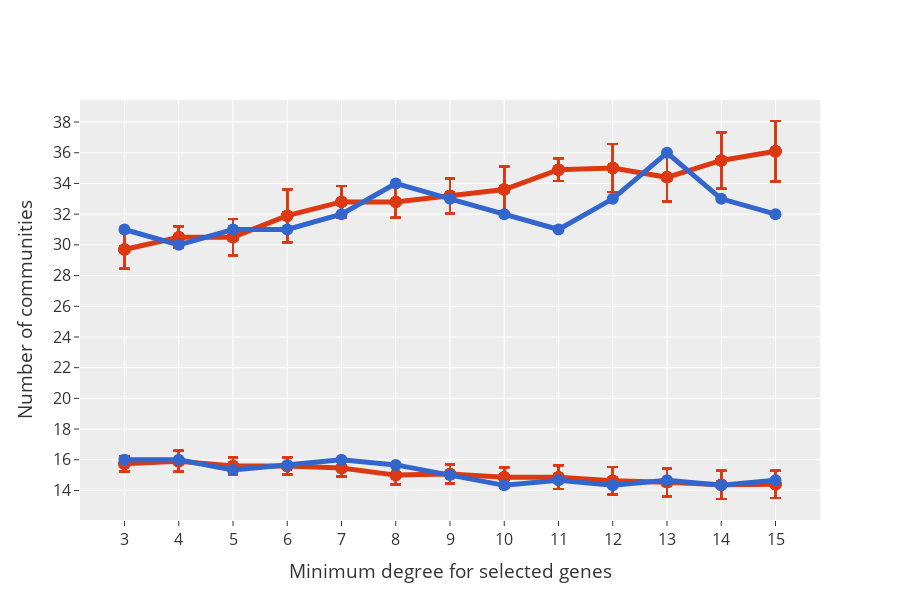

Notebook source saved alongside this figure:
### Markdown cell above
### SBM + Leiden Community size

### Code cell
sbm_fig = sbm_fig.add_traces(leid_fig.data)
sbm_fig = sbm_fig.update_layout(
    legend=dict(
        orientation="h",
        title="Type",
        yanchor="bottom",
        y=1.1,
        xanchor="center",
        x=0.5,
        bgcolor="rgba(0,0,0,0)",
        font=dict(size=16, color="#003366"),
    ),
    paper_bgcolor="rgba(0,0,0,0)",
    xaxis=dict(
        tickfont=dict(size=16),
        title="Minimum degree for selected genes",
    ),
    title="",
    template="ggplot2",
    yaxis=dict(
        tickmode="linear",
        tick0=10,
        dtick=2,
    ),
    showlegend=False,
    font=dict(size=16),
)
sbm_fig = sbm_fig.update_traces(line_width=5, marker_size=12, error_y=dict(width=5))
sbm_fig.show()
save_fig(name="sbm_Leiden_combNum", fig=sbm_fig, base_path=figures_path, width=1200, height=600)

### Figure 1 — Plotly figure (JSON) as saved in the notebook; plotly's stock layout.template omitted (floating-point values rounded to 4 significant figures; data arrays with more than 128 entries replaced by an {"elided": "..."} marker saying what was removed)
{"data": [{"error_y": {"array": {"elided": "130 float values"}, "width": 5}, "hovertemplate": "Type=Control<br>TF=%{x}<br>Size_mean=%{y}<extra></extra>", "legendgroup": "Control", "line": {"color": "#DC3912", "dash": "solid", "width": 5}, "marker": {"size": 12, "symbol": "circle"}, "mode": "lines+markers", "name": "Control", "orientation": "v", "showlegend": true, "type": "scatter", "x": {"elided": "130 str values"}, "xaxis": "x", "y": {"elided": "130 float values"}, "yaxis": "y"}, {"error_y": {"array": [0, 0, 0, 0, 0, 0, 0, 0, 0, 0, 0, 0, 0], "width": 5}, "hovertemplate": "Type=Experiment<br>TF=%{x}<br>Size_mean=%{y}<extra></extra>", "legendgroup": "Experiment", "line": {"color": "#3366CC", "dash": "solid", "width": 5}, "marker": {"size": 12, "symbol": "circle"}, "mode": "lines+markers", "name": "Experiment", "orientation": "v", "showlegend": true, "type": "scatter", "x": ["3", "4", "5", "6", "7", "8", "9", "10", "11", "12", "13", "14", "15"], "xaxis": "x", "y": [31, 30, 31, 31, 32, 34, 33, 32, 31, 33, 36, 33, 32], "yaxis": "y"}, {"error_y": {"array": {"elided": "130 float values"}, "width": 5}, "hovertemplate": "Type=Control<br>TF=%{x}<br>ModNum_mean=%{y}<extra></extra>", "legendgroup": "Control", "line": {"color": "#DC3912", "dash": "solid", "width": 5}, "marker": {"size": 12, "symbol": "circle"}, "mode": "lines+markers", "name": "Control", "orientation": "v", "showlegend": true, "type": "scatter", "x": {"elided": "130 str values"}, "xaxis": "x", "y": {"elided": "130 float values"}, "yaxis": "y"}, {"error_y": {"array": [null, null, null, null, null, null, null, null, null, null, null, null, null], "width": 5}, "hovertemplate": "Type=Experiment<br>TF=%{x}<br>ModNum_mean=%{y}<extra></extra>", "legendgroup": "Experiment", "line": {"color": "#3366CC", "dash": "solid", "width": 5}, "marker": {"size": 12, "symbol": "circle"}, "mode": "lines+markers", "name": "Experiment", "orientation": "v", "showlegend": true, "type": "scatter", "x": ["3", "4", "5", "6", "7", "8", "9", "10", "11", "12", "13", "14", "15"], "xaxis": "x", "y": [16, 16, 15.33, 15.67, 16, 15.67, 15, 14.33, 14.67, 14.33, 14.67, 14.33, 14.67], "yaxis": "y"}], "layout": {"font": {"size": 16}, "height": 600, "legend": {"bgcolor": "rgba(0,0,0,0)", "font": {"color": "#003366", "size": 16}, "orientation": "h", "title": {"text": "Type"}, "tracegroupgap": 0, "x": 0.5, "xanchor": "center", "y": 1.1, "yanchor": "bottom"}, "paper_bgcolor": "rgba(0,0,0,0)", "showlegend": false, "title": {"text": ""}, "xaxis": {"anchor": "y", "domain": [0, 1], "tickfont": {"size": 16}, "title": {"text": "Minimum degree for selected genes"}}, "yaxis": {"anchor": "x", "domain": [0, 1], "dtick": 2, "tick0": 10, "tickfont": {"size": 16}, "tickmode": "linear", "title": {"text": "Number of communities"}}}}
